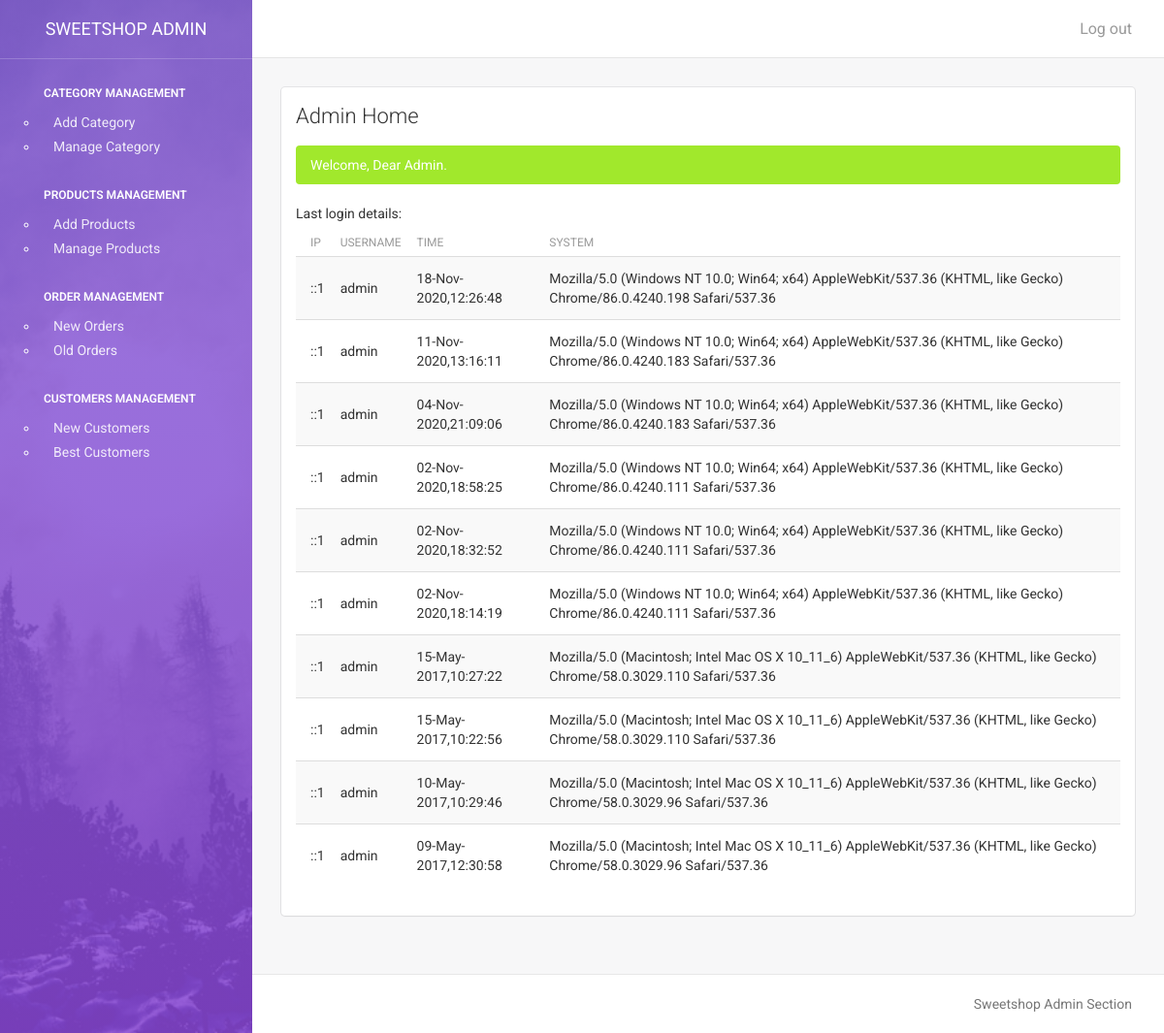
The page /admin/home.php (signed in) on the database its author committed.
### tables this page shows
CREATE TABLE `admin_log` (
  `id` int(11) NOT NULL,
  `username` varchar(50) NOT NULL,
  `ip` varchar(50) NOT NULL,
  `timestamp` varchar(50) NOT NULL,
  `system` varchar(255) NOT NULL
);

### www/admin/home.php (the view, shortened to what this page needs)
<?php
include "lib/config.php";
include "lib/header.php";
?>
<div class="col-md-12">
    <div class="card">
        <div class="header">
            <h4 class="title">Admin Home</h4>
        </div>
        <div class="content">
              <div class="alert alert-success"><span>Welcome, Dear Admin.</span></div>
              Last login details:
               <table class="table table-hover table-striped">
                                    <thead>
                                        <th>IP</th>
                                        <th>Username</th>
                                        <th>Time</th>
                                        <th>System</th>
                                    </thead>
                                    <tbody>
              <?php
                $sql = "SELECT * FROM `admin_log` ORDER BY id DESC LIMIT 0,10";
                $res = $db->query($sql);
                while($row = $res->fetch_array())
                {
                    print " <tr>
                            <td>$row[ip]</td>
                            <td>$row[username]</td>
                            <td>".date("d-M-Y,H:i:s",$row['timestamp'])."</td>
                            <td>$row[system]</td>
                        </tr>";
                }
                ?>
            </tbody>
            </table>
        </div>
    </div>
</div>
<?php
include "lib/footer.php";
?>

### rows shown on the page
admin_log: ip "::1", username "admin", timestamp "18-Nov-2020,12:26:48", system "Mozilla/5.0 (Windows NT 10.0; Win64; x64) AppleWebKit/537.36 (KHTML, like Gecko) Chrome/86.0.4240.198 Safari/537.36"
admin_log: ip "::1", username "admin", timestamp "11-Nov-2020,13:16:11", system "Mozilla/5.0 (Windows NT 10.0; Win64; x64) AppleWebKit/537.36 (KHTML, like Gecko) Chrome/86.0.4240.183 Safari/537.36"
admin_log: ip "::1", username "admin", timestamp "04-Nov-2020,21:09:06", system "Mozilla/5.0 (Windows NT 10.0; Win64; x64) AppleWebKit/537.36 (KHTML, like Gecko) Chrome/86.0.4240.183 Safari/537.36"
admin_log: ip "::1", username "admin", timestamp "02-Nov-2020,18:58:25", system "Mozilla/5.0 (Windows NT 10.0; Win64; x64) AppleWebKit/537.36 (KHTML, like Gecko) Chrome/86.0.4240.111 Safari/537.36"
admin_log: ip "::1", username "admin", timestamp "02-Nov-2020,18:32:52", system "Mozilla/5.0 (Windows NT 10.0; Win64; x64) AppleWebKit/537.36 (KHTML, like Gecko) Chrome/86.0.4240.111 Safari/537.36"
admin_log: ip "::1", username "admin", timestamp "02-Nov-2020,18:14:19", system "Mozilla/5.0 (Windows NT 10.0; Win64; x64) AppleWebKit/537.36 (KHTML, like Gecko) Chrome/86.0.4240.111 Safari/537.36"
admin_log: ip "::1", username "admin", timestamp "15-May-2017,10:27:22", system "Mozilla/5.0 (Macintosh; Intel Mac OS X 10_11_6) AppleWebKit/537.36 (KHTML, like Gecko) Chrome/58.0.3029.110 Safari/537.36"
admin_log: ip "::1", username "admin", timestamp "15-May-2017,10:22:56", system "Mozilla/5.0 (Macintosh; Intel Mac OS X 10_11_6) AppleWebKit/537.36 (KHTML, like Gecko) Chrome/58.0.3029.110 Safari/537.36"
admin_log: ip "::1", username "admin", timestamp "10-May-2017,10:29:46", system "Mozilla/5.0 (Macintosh; Intel Mac OS X 10_11_6) AppleWebKit/537.36 (KHTML, like Gecko) Chrome/58.0.3029.96 Safari/537.36"
admin_log: ip "::1", username "admin", timestamp "09-May-2017,12:30:58", system "Mozilla/5.0 (Macintosh; Intel Mac OS X 10_11_6) AppleWebKit/537.36 (KHTML, like Gecko) Chrome/58.0.3029.96 Safari/537.36"
